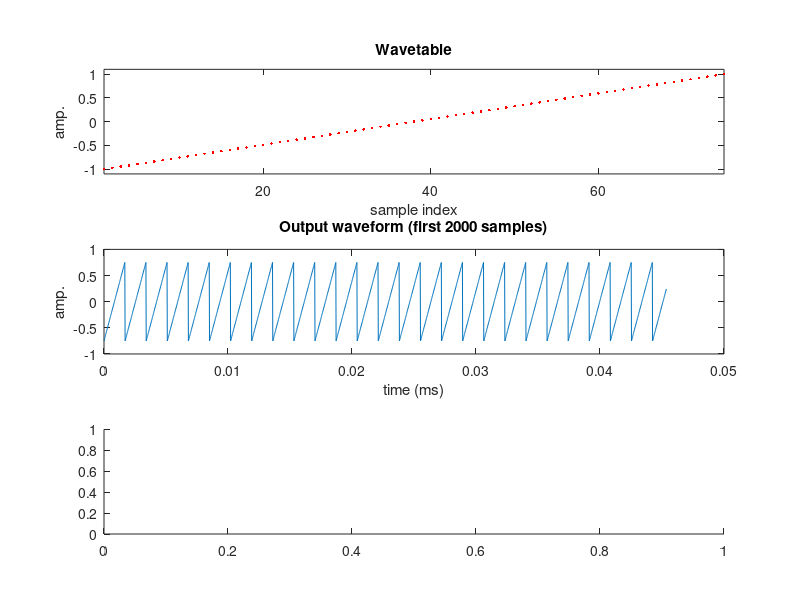

The MATLAB script that drew this image: (Note: this script raises an error after producing the figure.)
clear; close all;

%% Single sawtooth wavetable synthesis
% Output frequency can only be varied by changing:
% - the length of the wavetable;
% - the sample rate;

% Constants.
% Sample rate.
Fs = 44100;
% Output duration.
outDurationS = 2;
% Output amplitude.
outAmp = .75;
% Wavetable length.
wtLength = 75;
% Max output samples to plot.
maxOutPlot = 2000;

% Plot setup.
figure( ...
    'Name', 'Basic single wavetable', ...
    'Position', [500 50 750 900] ...
);

% Create and plot the wavetable.
wt = linspace(-1, 1, wtLength);

subplot(311), ...
    plot(1:wtLength, wt, 'r.'), ...
    title('Wavetable'), ...
    xlim([1, wtLength]), ...
    ylim([-1.1, 1.1]), ...
    ylabel('amp.'), ...
    xlabel('sample index');

% Create output placeholder.
y = zeros(Fs * outDurationS, 1);

% Repeatedly copy the wavetable to the output placeholder.
for n=1:(Fs * outDurationS)
    wtIndex = mod(n-1, wtLength) + 1;
    y(n) = outAmp * wt(wtIndex);
end

sound(y, Fs);
% Plot beginning of output against time.
subplot(312), ...
    plot(linspace(0, maxOutPlot / Fs, maxOutPlot)', y(1:maxOutPlot)), ...
    title(sprintf('Output waveform (first %d samples)', maxOutPlot)), ...
    ylim([-1, 1]), ...
    ylabel('amp.'), ...
    xlabel('time (ms)');

subplot(313), ...
    spectrogram(y, 512, 64, 512, Fs, 'yaxis');
    